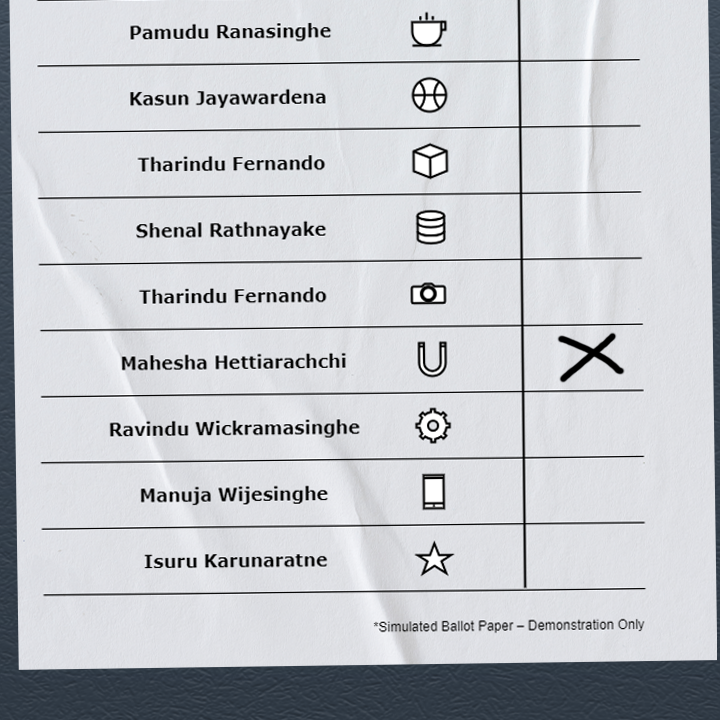
#> input picture sample_ballot_papers/vote_5.png, 720 x 720 px
$ python cv_vote_extraction.py
#> lines starting #> are read from the running program, lines starting #| are printed output that depends on the picture; after the words box and inside, x2 and y2 are one past the last pixel; in counts of white or black regions, pixels touching at a corner belong together; long printed decimals are rounded
### utils.py
import cv2
import numpy as np

## TO STACK ALL THE IMAGES IN ONE WINDOW
def stackImages(imgArray,scale,lables=[]):
    rows = len(imgArray)
    cols = len(imgArray[0])
    rowsAvailable = isinstance(imgArray[0], list)
    width = imgArray[0][0].shape[1]
    height = imgArray[0][0].shape[0]
    if rowsAvailable:
        for x in range ( 0, rows):
            for y in range(0, cols):
                imgArray[x][y] = cv2.resize(imgArray[x][y], (0, 0), None, scale, scale)
                if len(imgArray[x][y].shape) == 2: imgArray[x][y]= cv2.cvtColor( imgArray[x][y], cv2.COLOR_GRAY2BGR)
        imageBlank = np.zeros((height, width, 3), np.uint8)
        hor = [imageBlank]*rows
        hor_con = [imageBlank]*rows
        for x in range(0, rows):
            hor[x] = np.hstack(imgArray[x])
            hor_con[x] = np.concatenate(imgArray[x])
        ver = np.vstack(hor)
        ver_con = np.concatenate(hor)
    else:
        for x in range(0, rows):
            imgArray[x] = cv2.resize(imgArray[x], (0, 0), None, scale, scale)
            if len(imgArray[x].shape) == 2: imgArray[x] = cv2.cvtColor(imgArray[x], cv2.COLOR_GRAY2BGR)
        hor= np.hstack(imgArray)
        hor_con= np.concatenate(imgArray)
        ver = hor
    if len(lables) != 0:
        eachImgWidth= int(ver.shape[1] / cols)
        eachImgHeight = int(ver.shape[0] / rows)
        print(eachImgHeight)
        for d in range(0, rows):
            for c in range (0,cols):
                cv2.rectangle(ver,(c*eachImgWidth,eachImgHeight*d),(c*eachImgWidth+len(lables[d][c])*13+27,30+eachImgHeight*d),(255,255,255),cv2.FILLED)
                cv2.putText(ver,lables[d][c],(eachImgWidth*c+10,eachImgHeight*d+20),cv2.FONT_HERSHEY_COMPLEX,0.7,(255,0,255),2)
    return ver

### cv_vote_extraction.py
import cv2
import numpy as np
import os
import utils


# Constants
TEMPLATE_DIR = "templates"
THRESHOLD = 0.6
RESIZE_DIM = (480, 640)
GAUSSIAN_BLUR_KERNEL = (5, 5)
CANNY_THRESH = (0, 125)
KERNEL_SIZE = (3, 3)
MIN_LINE_WIDTH = 300
CONTOUR_COLOR = (0, 255, 0)
RECT_COLOR = (0, 255, 255)
LINE_COLOR = (36, 255, 12)

# Utility class for image operations
class ImageProcessor:
    def __init__(self, template_dir, threshold=THRESHOLD):
        self.templates = self._load_templates(template_dir)
        self.threshold = threshold

    def _load_templates(self, template_dir):
        """Load template images for symbol matching."""
        templates = {}
        for filename in os.listdir(template_dir):
            if filename.endswith('.png'):
                symbol = filename.split('.')[0]
                template = cv2.imread(os.path.join(template_dir, filename), 0)
                templates[symbol] = template
        return templates

    def identify_symbol(self, image):
        """Identify the symbol in the given image using template matching."""
        gray = cv2.cvtColor(image, cv2.COLOR_BGR2GRAY)
        best_match = None
        best_val = -np.inf

        for symbol, template in self.templates.items():
            if template.shape[0] > image.shape[0] or template.shape[1] > image.shape[1]:
                scale = min(image.shape[0] / template.shape[0], image.shape[1] / template.shape[1])
                new_size = (int(template.shape[1] * scale), int(template.shape[0] * scale))
                template = cv2.resize(template, new_size, interpolation=cv2.INTER_AREA)

            result = cv2.matchTemplate(gray, template, cv2.TM_CCOEFF_NORMED)
            _, max_val, _, max_loc = cv2.minMaxLoc(result)

            if max_val > best_val and max_val > self.threshold:
                best_match = symbol
                best_val = max_val
                best_loc = max_loc

        if best_match:
            return best_match, best_loc, best_val
        else:
            return "Unknown", None, None

# Function to process the image and detect horizontal lines
def detect_horizontal_lines(image):
    """Detect horizontal lines in the warped binary image."""
    horizontal_kernel = cv2.getStructuringElement(cv2.MORPH_RECT, (40, 1))
    detect_horizontal = cv2.morphologyEx(image, cv2.MORPH_OPEN, horizontal_kernel, iterations=2)
    contours, _ = cv2.findContours(detect_horizontal, cv2.RETR_EXTERNAL, cv2.CHAIN_APPROX_SIMPLE)

    horizontal_lines = []
    for contour in contours:
        x, y, w, h = cv2.boundingRect(contour)
        if w > MIN_LINE_WIDTH:
            horizontal_lines.append((x, y, x + w, y + h))
    return horizontal_lines

# Function to divide the image based on detected lines
def divide_image_by_lines(image, lines):
    """Divide the image into sub-images based on the provided horizontal lines."""
    lines.sort(key=lambda line: line[1])  # Sort by y-coordinate
    height, width = image.shape[:2]
    lines = [(0, 0, width, 0)] + lines + [(0, height, width, height)]

    sub_images = []
    for i in range(len(lines) - 1):
        y1 = lines[i][1]
        y2 = lines[i + 1][1]
        sub_image = image[y1:y2, 0:width]
        sub_images.append(sub_image)
    return sub_images

# Function to process and warp the perspective of the image
def process_image(image_path):
    """Read, resize, and process the image for further operations."""
#> called with image_path = 'sample_ballot_papers/vote_5.png'
    img = cv2.imread(image_path)
#> img is the input picture: shape (720, 720, 3); mean B, G, R 203, 198.3, 195.7
    img_resized = cv2.resize(img, RESIZE_DIM)
    img_gray = cv2.cvtColor(img_resized, cv2.COLOR_BGR2GRAY)
    img_blur = cv2.GaussianBlur(img_gray, GAUSSIAN_BLUR_KERNEL, 1)
    img_edges = cv2.Canny(img_blur, *CANNY_THRESH)
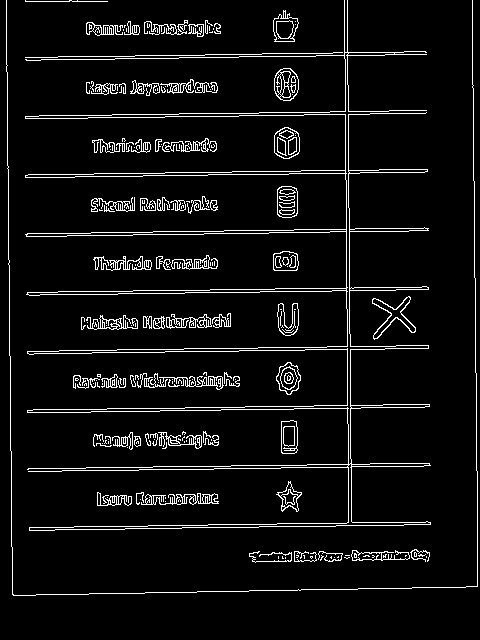
#> img_edges: shape (640, 480); 6.2% white in thin lines or dots

    kernel = np.ones(KERNEL_SIZE)
    img_dilated = cv2.dilate(img_edges, kernel, iterations=2)
#> img_dilated: shape (640, 480); 23.1% white; 25 white regions, largest, box (x1, y1, x2, y2) and area: (23, 0, 433, 533) 31971, (4, 0, 480, 598) 8334, (71, 370, 242, 392) 2716
    img_threshold = cv2.erode(img_dilated, kernel, iterations=1)
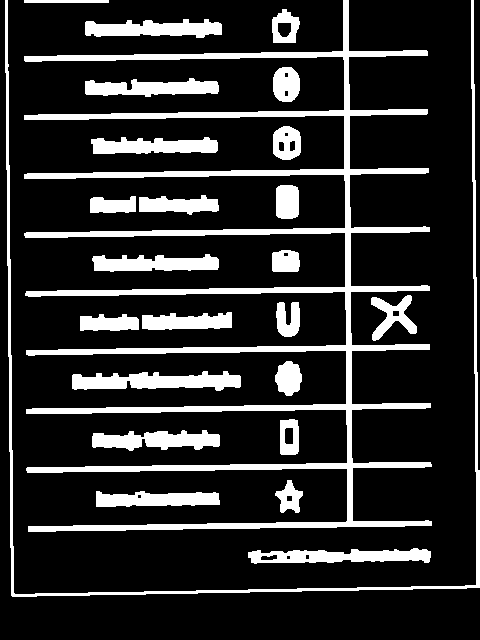
#> img_threshold: shape (640, 480); 17.5% white; 25 white regions

    return img_resized, img_threshold, img_gray

# Function to find and warp the largest contour
def warp_perspective(image, threshold_image):
    """Find the largest contour and warp the perspective of the image."""
    contours, _ = cv2.findContours(threshold_image, cv2.RETR_EXTERNAL, cv2.CHAIN_APPROX_SIMPLE)
#> contours = 25 contours; largest, box (x1, y1, x2, y2) and area: (24, 0, 432, 532) 19525, (5, 0, 480, 597) 3468, (72, 371, 241, 391) 2053, (248, 548, 431, 564) 1820, (85, 19, 222, 38) 1634
    contour_areas = [cv2.contourArea(c) for c in contours]
#> contour_areas = 25 values, max 19525 at index 22, min 168 at index 23, mean 1849
    max_area_contour = contours[np.argmax(contour_areas)]
#> max_area_contour = contour of 352 points, box (x1, y1, x2, y2) (24, 0, 432, 532), area 19525

    x, y, w, h = cv2.boundingRect(max_area_contour)
#> x = 24; y = 0; w = 408; h = 532
    pts1 = np.float32([[x, y], [x + w, y], [x, y + h], [x + w, y + h]])
#> pts1 = [[24, 0], [432, 0], [24, 532], [432, 532]]
    pts2 = np.float32([[0, 0], [RESIZE_DIM[0], 0], [0, RESIZE_DIM[1]], [RESIZE_DIM[0], RESIZE_DIM[1]]])
    matrix = cv2.getPerspectiveTransform(pts1, pts2)
#> matrix = [[1.18, 0, -28.24], [0, 1.2, 0], [0, 0, 1]]

    img_warped = cv2.warpPerspective(image, matrix, RESIZE_DIM)
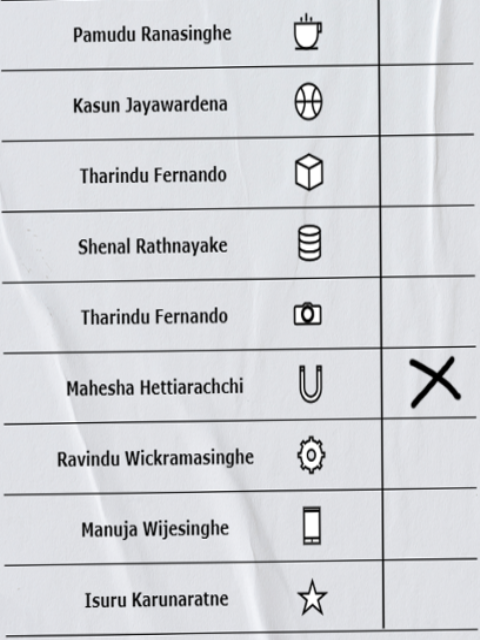
#> img_warped: shape (640, 480, 3); mean B, G, R 215.7, 211.8, 210.1
    img_warped_bw = cv2.warpPerspective(threshold_image, matrix, RESIZE_DIM)

    return img_warped, img_warped_bw

def main():
    # Load and process the image
    image_path = "sample_ballot_papers/vote_5.png"
    img_resized, img_threshold, img_gray = process_image(image_path)

    # Warp perspective
    img_warped, img_warped_bw = warp_perspective(img_resized, img_threshold)

    # Detect horizontal lines
    horizontal_lines = detect_horizontal_lines(img_warped_bw)
#> in detect_horizontal_lines, `detect_horizontal = cv2.morphologyEx(image, cv2.MORPH_OPEN, horizontal..`:
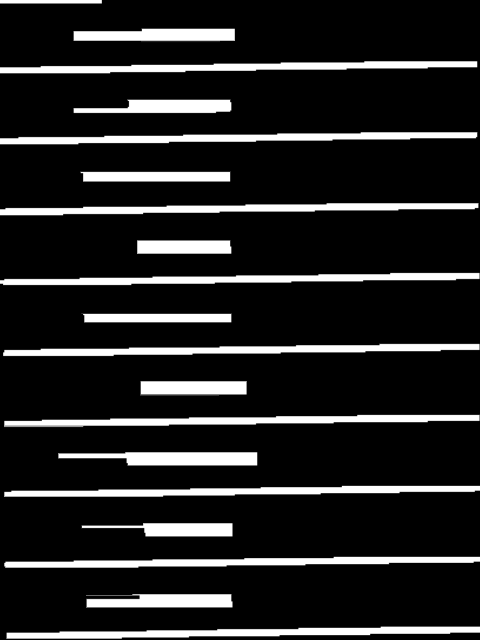
#> detect_horizontal: shape (640, 480); min 0, max 255, mean 35.7
#> in detect_horizontal_lines, `contours, _ = cv2.findContours(detect_horizontal, cv2.RETR_EXTERNAL, c..`: contours = 19 contours; largest, box (x1, y1, x2, y2) and area: (3, 343, 480, 357) 3398, (0, 272, 480, 286) 3367, (4, 414, 480, 428) 3353, (0, 132, 478, 145) 3320, (0, 203, 479, 216) 3320
#> the loop in detect_horizontal_lines, `for contour in contours:` made 19 passes
#> (x, y, w, h) on passes 1 to 12: (6, 626, 474, 13), (86, 594, 147, 14), (4, 556, 476, 12), (81, 523, 152, 14), (4, 485, 476, 12), (58, 452, 200, 14), (4, 414, 476, 14), (140, 381, 107, 15), (3, 343, 477, 14), (81, 313, 151, 10), (0, 272, 480, 14), (137, 240, 95, 14)
#> (contour, x, y, w, h) on pass 19: ([[0, 0], [0, 3], [101, 3], [101, 0]], 0, 0, 102, 4)
#> after the loop in detect_horizontal_lines, `for contour in contours:`: horizontal_lines = [(6, 626, 480, 639), (4, 556, 480, 568), (4, 485, 480, 497), (4, 414, 480, 428), (3, 343, 480, 357), (0, 272, 480, 286), (0, 203, 479, 216), (0, 132, 478, 145), (0, 61, 478, 74)]

    # Divide image into sub-images
    extracted_img_rows = divide_image_by_lines(img_warped, horizontal_lines)
#> in divide_image_by_lines, `lines = [(0, 0, width, 0)] + lines + [(0, height, width, height)]`: lines = [(0, 0, 480, 0), (0, 61, 478, 74), (0, 132, 478, 145), (0, 203, 479, 216), (0, 272, 480, 286), (3, 343, 480, 357), (4, 414, 480, 428), (4, 485, 480, 497), (4, 556, 480, 568), (6, 626, 480, 639), (0, 640, 480, 640)]
#> the loop in divide_image_by_lines, `for i in range(len(lines) - 1):` made 10 passes
#> (y1, y2) on passes 1 to 10: (0, 61), (61, 132), (132, 203), (203, 272), (272, 343), (343, 414), (414, 485), (485, 556), (556, 626), (626, 640)
#> pass 3, in divide_image_by_lines, `sub_image = image[y1:y2, 0:width]`:
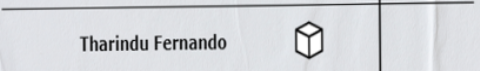
#> sub_image: shape (71, 480, 3); mean B, G, R 217.2, 213.5, 211.4
#> after the loop in divide_image_by_lines, `for i in range(len(lines) - 1):`: sub_images = 10 items
#> extracted_img_rows = 10 items

    # Initialize symbol matcher and process each row
    processor = ImageProcessor(TEMPLATE_DIR)
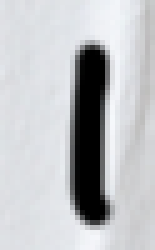
#> input picture templates/1_1.png, 31 x 50 px (shown 5 times larger)
#> in __init__, `self.templates = self._load_templates(template_dir)`: self.templates = 1 item
    vote_dict = {}
    row = 0

    for img_row in extracted_img_rows:
        if img_row.shape[0] > 40 and img_row.shape[1] > 40:
            row += 1
            symbol, location, confidence = processor.identify_symbol(img_row)
            vote_dict[row] = symbol
            print(f"Row {row}: {symbol}, {location}, {confidence}")
#> this loop made 10 passes
#> (symbol, location, confidence) on pass 6: ('1_1', (285, 12), 0.658)
#| Row 1: Unknown, None, None
#| Row 2: Unknown, None, None
#| Row 3: Unknown, None, None
#| Row 4: Unknown, None, None
#| Row 5: Unknown, None, None
#| Row 6: 1_1, (285, 12), 0.6578
#| Row 7: Unknown, None, None
#| Row 8: Unknown, None, None
#> (further printed lines are left out)
#> after the loop, row = 9; vote_dict = 9 items


    # Display results
    imageArray = ([img_resized, img_threshold, img_gray],
                [img_warped, img_warped_bw, img_resized])

    stackedImage = utils.stackImages(imageArray, 0.6)
#> in stackImages, `rows = len(imgArray)`: rows = 2
#> in stackImages, `cols = len(imgArray[0])`: cols = 3
#> in stackImages, `rowsAvailable = isinstance(imgArray[0], list)`: rowsAvailable = True
#> in stackImages, `hor = [imageBlank]*rows`: hor = 2 items
#> in stackImages, `ver = np.vstack(hor)`:
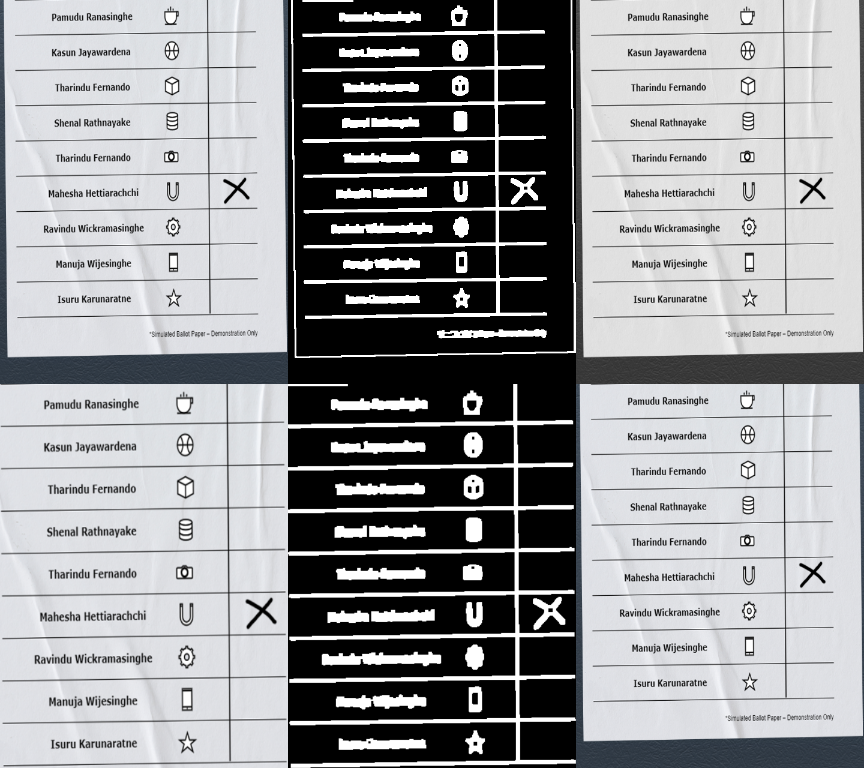
#> ver: shape (768, 864, 3); mean of channels 0, 1, 2 153.1, 150.9, 149.7; drawn as B, G, R
    cv2.imshow("Result",stackedImage)

    # SAVE IMAGE WHEN 's' key is pressed
    key = cv2.waitKey(0)
#> (key q is pressed here)
    if key == ord('q'):
        cv2.destroyAllWindows()


if __name__ == "__main__":
    main()
